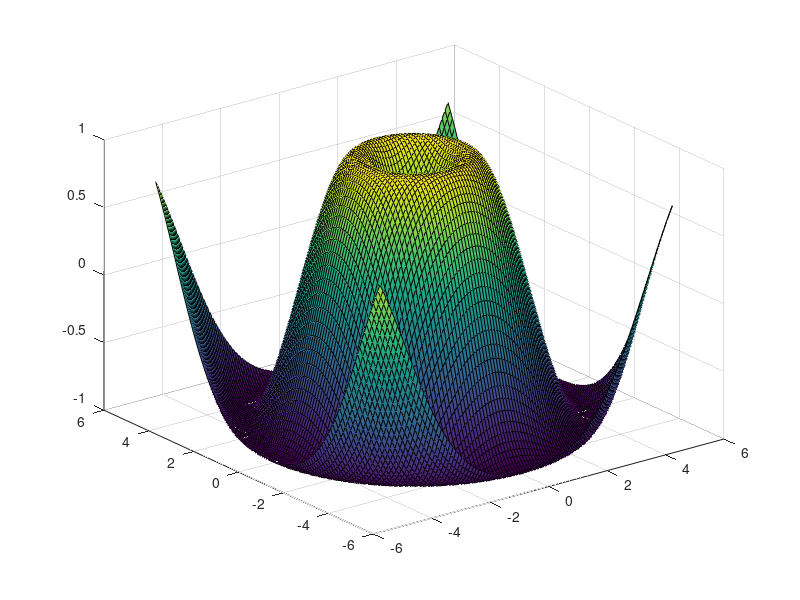

Here is the MATLAB script that generated this plot:
% Define the range of x and y
% meshgrid generates a grid of x and y values
[x, y] = meshgrid(-5:0.1:5, -5:0.1:5);

% Define the function z = sin(sqrt(x^2 + y^2))
% '.' before '^' and '*' makes the operations element-wise
z = sin(sqrt(x.^2 + y.^2));

% Create the 3D plot
% surf generates the 3D surface plot
surf(x, y, z)